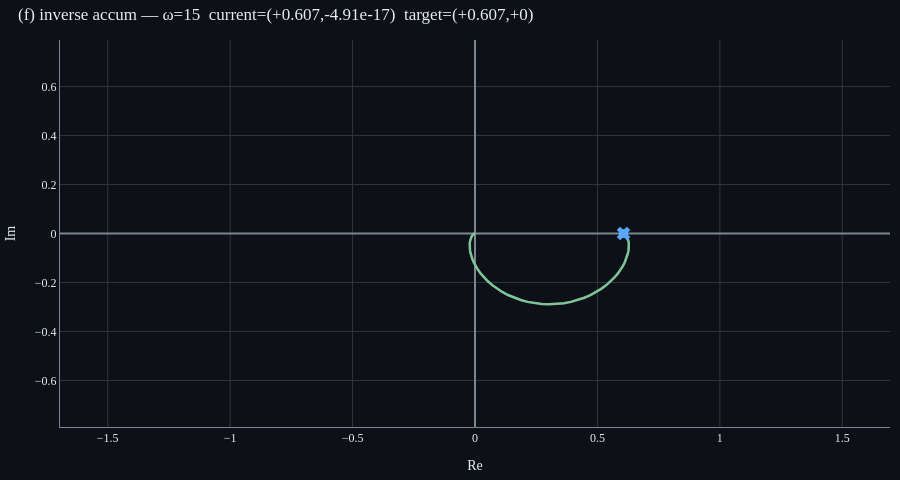

The notebook cell saved with this chart:
### Markdown cell above
### G1 — Gaussian 역변환 @ t_fix=1.0 (monotonic)

x(t) = e^(-t²/2). t=1에서 x=e^(-0.5)≈0.6065 (실수).

### Code cell
sig = signals.gaussian(sigma=1.0)
an = FourierAnalyzer(sig, t_min=-8.0, t_max=8.0, n_samples=4001)
t_fix = 1.0
omegas, arrows, accum = an.inverse_accumulation(
    t_fix=t_fix, omega_min=-15.0, omega_max=15.0, n_omega=400,
    order='monotonic',
)
target = complex(np.exp(-t_fix**2 / 2))
print(f'accumulated[-1] = {accum[-1]:.4f}   target = {target:.4f}')

p = InverseAccumulationPlot()
p.show_accumulation(omegas, arrows, accum, target=target)
p.figure.show()

### Figure 1 — Plotly figure (JSON) as saved in the notebook; plotly's stock layout.template omitted (floating-point values rounded to 4 significant figures; data arrays with more than 128 entries replaced by an {"elided": "..."} marker saying what was removed)
{"data": [{"line": {"color": "#ffa657", "width": 1.5}, "mode": "lines", "name": "arrows", "opacity": 0.5, "type": "scatter", "x": {"elided": "1200 float values"}, "y": {"elided": "1200 float values"}}, {"line": {"color": "#7ec699", "width": 2.5}, "mode": "lines", "name": "trail", "type": "scatter", "x": {"elided": "400 float values"}, "y": {"elided": "400 float values"}}, {"marker": {"color": "#f0f6fc", "size": 8, "symbol": "circle"}, "mode": "markers", "name": "current end", "type": "scatter", "x": [0.6065], "y": [-4.908e-17]}, {"marker": {"color": "#58a6ff", "size": 12, "symbol": "x"}, "mode": "markers", "name": "target x(t_fix)", "type": "scatter", "visible": true, "x": [0.6065], "y": [0.0]}], "layout": {"font": {"color": "#e6edf3", "family": "serif", "size": 12}, "height": 480, "margin": {"b": 10, "l": 10, "r": 10, "t": 40}, "paper_bgcolor": "#0d1117", "plot_bgcolor": "#0d1117", "showlegend": false, "title": {"font": {"color": "#e6edf3"}, "text": "(f) inverse accum — ω=15  current=(+0.607,-4.91e-17)  target=(+0.607,+0)", "x": 0.02, "xanchor": "left"}, "xaxis": {"color": "#e6edf3", "gridcolor": "#30363d", "linecolor": "#7d8590", "range": [-0.7541, 0.7541], "scaleanchor": "y", "scaleratio": 1, "showgrid": true, "title": {"text": "Re"}, "zeroline": true, "zerolinecolor": "#7d8590"}, "yaxis": {"color": "#e6edf3", "gridcolor": "#30363d", "linecolor": "#7d8590", "range": [-0.7541, 0.7541], "showgrid": true, "title": {"text": "Im"}, "zeroline": true, "zerolinecolor": "#7d8590"}}}
